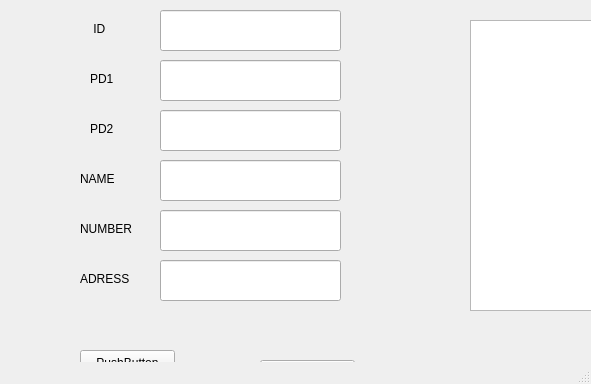
<?xml version="1.0" encoding="UTF-8"?>
<ui version="4.0">
 <class>MainWindow</class>
 <widget class="QMainWindow" name="MainWindow">
  <property name="geometry">
   <rect>
    <x>0</x>
    <y>0</y>
    <width>591</width>
    <height>384</height>
   </rect>
  </property>
  <property name="windowTitle">
   <string>MainWindow</string>
  </property>
  <widget class="QWidget" name="centralwidget">
   <widget class="QPushButton" name="pushButton">
    <property name="geometry">
     <rect>
      <x>80</x>
      <y>350</y>
      <width>95</width>
      <height>25</height>
     </rect>
    </property>
    <property name="text">
     <string>PushButton</string>
    </property>
   </widget>
   <widget class="QPushButton" name="pushButton_2">
    <property name="geometry">
     <rect>
      <x>260</x>
      <y>360</y>
      <width>95</width>
      <height>25</height>
     </rect>
    </property>
    <property name="text">
     <string>PushButton</string>
    </property>
   </widget>
   <widget class="QListView" name="listView">
    <property name="geometry">
     <rect>
      <x>470</x>
      <y>20</y>
      <width>371</width>
      <height>291</height>
     </rect>
    </property>
   </widget>
   <widget class="QLineEdit" name="lineEdit">
    <property name="geometry">
     <rect>
      <x>160</x>
      <y>10</y>
      <width>181</width>
      <height>41</height>
     </rect>
    </property>
   </widget>
   <widget class="QLabel" name="label">
    <property name="geometry">
     <rect>
      <x>90</x>
      <y>20</y>
      <width>67</width>
      <height>17</height>
     </rect>
    </property>
    <property name="text">
     <string> ID</string>
    </property>
   </widget>
   <widget class="QLabel" name="label_2">
    <property name="geometry">
     <rect>
      <x>90</x>
      <y>70</y>
      <width>67</width>
      <height>17</height>
     </rect>
    </property>
    <property name="text">
     <string>PD1</string>
    </property>
   </widget>
   <widget class="QLabel" name="label_3">
    <property name="geometry">
     <rect>
      <x>80</x>
      <y>170</y>
      <width>67</width>
      <height>17</height>
     </rect>
    </property>
    <property name="text">
     <string>NAME</string>
    </property>
   </widget>
   <widget class="QLabel" name="label_4">
    <property name="geometry">
     <rect>
      <x>80</x>
      <y>220</y>
      <width>67</width>
      <height>17</height>
     </rect>
    </property>
    <property name="text">
     <string>NUMBER</string>
    </property>
   </widget>
   <widget class="QLabel" name="label_5">
    <property name="geometry">
     <rect>
      <x>90</x>
      <y>120</y>
      <width>67</width>
      <height>17</height>
     </rect>
    </property>
    <property name="text">
     <string>PD2</string>
    </property>
   </widget>
   <widget class="QLabel" name="label_6">
    <property name="geometry">
     <rect>
      <x>80</x>
      <y>270</y>
      <width>67</width>
      <height>17</height>
     </rect>
    </property>
    <property name="text">
     <string>ADRESS</string>
    </property>
   </widget>
   <widget class="QLineEdit" name="lineEdit_2">
    <property name="geometry">
     <rect>
      <x>160</x>
      <y>60</y>
      <width>181</width>
      <height>41</height>
     </rect>
    </property>
   </widget>
   <widget class="QLineEdit" name="lineEdit_3">
    <property name="geometry">
     <rect>
      <x>160</x>
      <y>260</y>
      <width>181</width>
      <height>41</height>
     </rect>
    </property>
   </widget>
   <widget class="QLineEdit" name="lineEdit_4">
    <property name="geometry">
     <rect>
      <x>160</x>
      <y>210</y>
      <width>181</width>
      <height>41</height>
     </rect>
    </property>
   </widget>
   <widget class="QLineEdit" name="lineEdit_5">
    <property name="geometry">
     <rect>
      <x>160</x>
      <y>160</y>
      <width>181</width>
      <height>41</height>
     </rect>
    </property>
   </widget>
   <widget class="QLineEdit" name="lineEdit_6">
    <property name="geometry">
     <rect>
      <x>160</x>
      <y>110</y>
      <width>181</width>
      <height>41</height>
     </rect>
    </property>
   </widget>
  </widget>
  <widget class="QMenuBar" name="menubar">
   <property name="geometry">
    <rect>
     <x>0</x>
     <y>0</y>
     <width>591</width>
     <height>27</height>
    </rect>
   </property>
  </widget>
  <widget class="QStatusBar" name="statusbar"/>
 </widget>
 <resources/>
 <connections/>
</ui>
